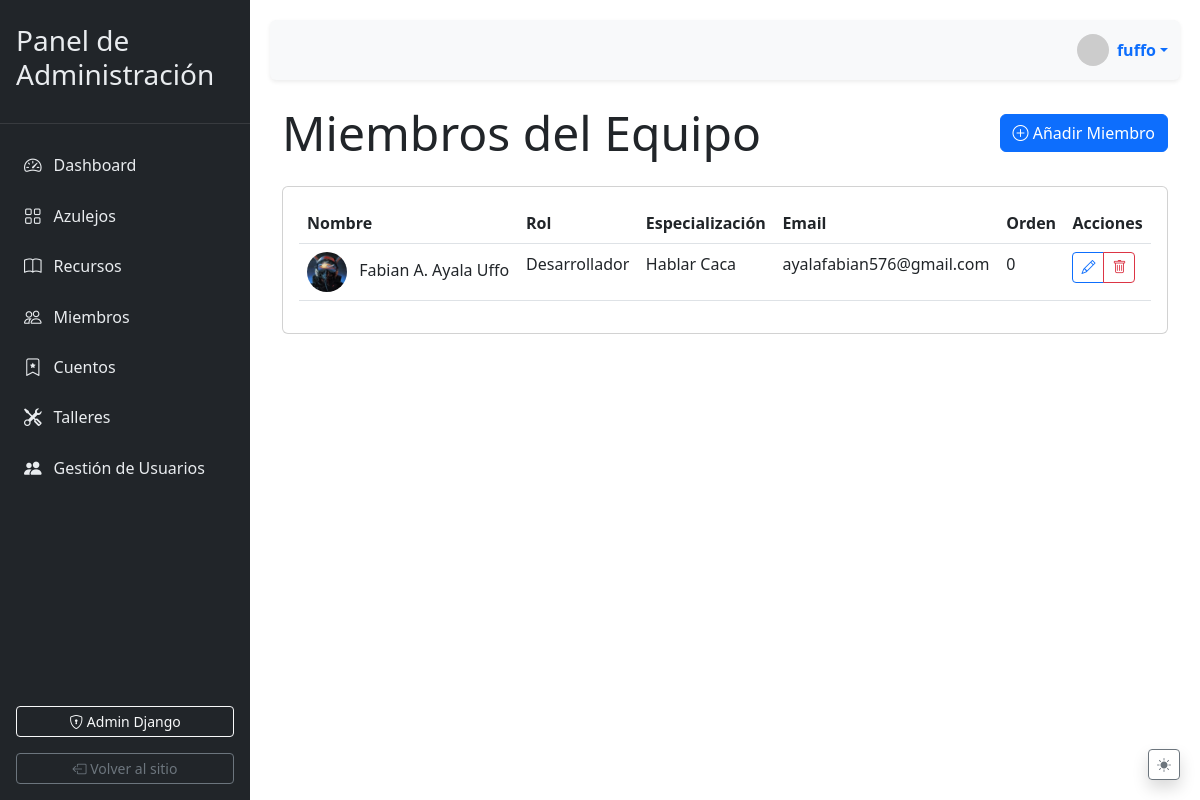
Page /admin-dashboard/miembros/ (signed in) on the earlier database version.
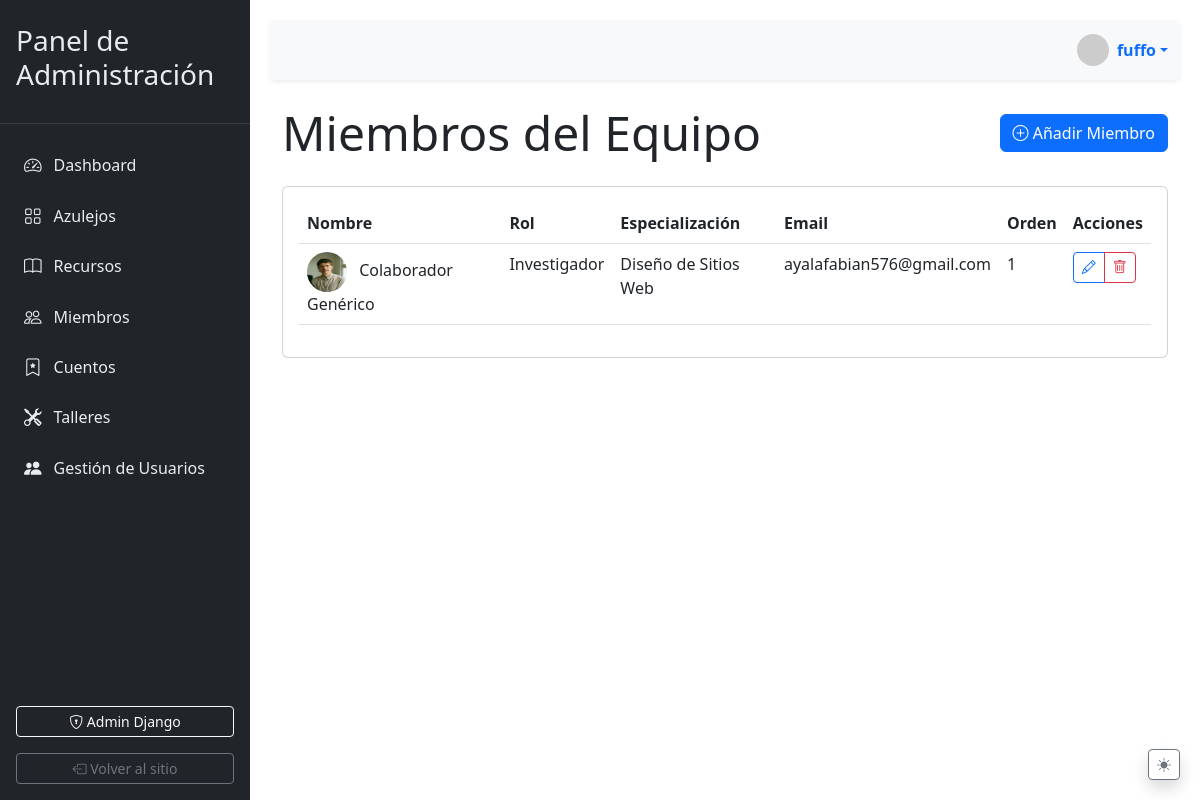
Same page on the later database version.
### client/models.py (models this page shows, shortened)
class MiembroEquipo(models.Model):
    ROL_CHOICES = [
        ('INV', _('Investigador')),
        ('ARQ', _('Arquitecto')),
        ('HIS', _('Historiador')),
        ('DES', _('Diseñador')),
        ('DEV', _('Desarrollador')),
        ('FOT', _('Fotógrafo')),
        ('ADM', _('Administrador')),
        ('COL', _('Colaborador')),
    ]
    nombre = models.CharField(_('Nombre completo'), max_length=100)
    rol = models.CharField(_('Rol principal'), max_length=3, choices=ROL_CHOICES)
    rol_secundario = models.CharField(_('Rol secundario'), max_length=3, choices=ROL_CHOICES, blank=True, null=True)
    biografia = models.TextField(_('Biografía profesional'))
    imagen = models.ImageField(_('Foto de perfil'), upload_to='client/static/img/equipo/')
    email = models.EmailField(_('Correo electrónico'))
    telefono = models.CharField(_('Teléfono'), max_length=20, blank=True)
    orden = models.PositiveIntegerField(_('Orden de aparición'), default=0)
    facebook = models.URLField(_('Facebook'), blank=True)
    instagram = models.URLField(_('Instagram'), blank=True)
    twitter = models.URLField(_('Twitter (X)'), blank=True)
    linkedin = models.URLField(_('LinkedIn'), blank=True)
    github = models.URLField(_('GitHub'), blank=True)
    telegram = models.URLField(_('Telegram'), blank=True)
    whatsapp = models.CharField(_('WhatsApp (número)'), max_length=20, blank=True)
    discord = models.CharField(_('Discord (usuario)'), max_length=50, blank=True)
    especializacion = models.CharField(_('Especialización'), max_length=100)
    citacion_favorita = models.TextField(_('Citación favorita'), blank=True)
    proyectos_destacados = models.TextField(_('Proyectos destacados'), blank=True)
    class Meta:
        verbose_name = _('Miembro del equipo')
        verbose_name_plural = _('Miembros del equipo')
        ordering = ['orden', 'nombre']

### client/views.py (the view)
# urls.py: path('admin-dashboard/miembros/', views.admin_miembros, name='admin_miembros'),
@staff_member_required
def admin_miembros(request):
    miembros = MiembroEquipo.objects.all().order_by('orden')
    context = {
        'miembros': miembros,
        'roles': MiembroEquipo.ROL_CHOICES,
        'form': MiembroForm()
    }
    return render(request, 'admin/miembros.html', context)

### client/templates/admin/miembros.html (shortened to what this page needs)
{% extends 'base.html' %}
{% load static %}
{% block content %}
<div class="d-flex justify-content-between align-items-center mb-4">
    <h1 class="display-5 mb-0">Miembros del Equipo</h1>
    <button class="btn btn-primary" data-bs-toggle="modal" data-bs-target="#nuevoMiembroModal">
        <i class="bi bi-plus-circle"></i> Añadir Miembro
    </button>
</div>
<div class="card">
    <div class="card-body">
        <div class="table-responsive">
            <table class="table table-hover">
                <thead>
                    <tr>
                        <th>Nombre</th>
                        <th>Rol</th>
                        <th>Especialización</th>
                        <th>Email</th>
                        <th>Orden</th>
                        <th>Acciones</th>
                    </tr>
                </thead>
                <tbody>
                    {% for miembro in miembros %}
                    <tr>
                        <td>
                            <img src="{{ miembro.imagen.url }}" alt="{{ miembro.nombre }}"
                                 class="rounded-circle me-2" width="40" height="40">
                            {{ miembro.nombre }}
                        </td>
                        <td>{{ miembro.get_rol_display }}</td>
                        <td>{{ miembro.especializacion }}</td>
                        <td>{{ miembro.email }}</td>
                        <td>{{ miembro.orden }}</td>
                        <td>
                            <div class="btn-group btn-group-sm">
                                <button class="btn btn-outline-primary" data-bs-toggle="modal"
                                        data-bs-target="#editarMiembroModal{{ miembro.id }}">
                                    <i class="bi bi-pencil"></i>
                                </button>
                                <button class="btn btn-outline-danger" data-bs-toggle="modal"
                                        data-bs-target="#eliminarMiembroModal{{ miembro.id }}">
                                    <i class="bi bi-trash"></i>
                                </button>
                            </div>
                        </td>
                    </tr>
                    {% endfor %}
                </tbody>
            </table>
        </div>
    </div>
</div>
{% endblock %}

Differences in the rows shown:
removed MiembroEquipo: imagen (picture), nombre "Fabian A. Ayala Uffo", rol "Desarrollador", especializacion "Hablar Caca", email "ayalafabian576@gmail.com", orden "0"
added MiembroEquipo: imagen (picture), nombre "Colaborador Genérico", rol "Investigador", especializacion "Diseño de Sitios Web", email "ayalafabian576@gmail.com", orden "1"
